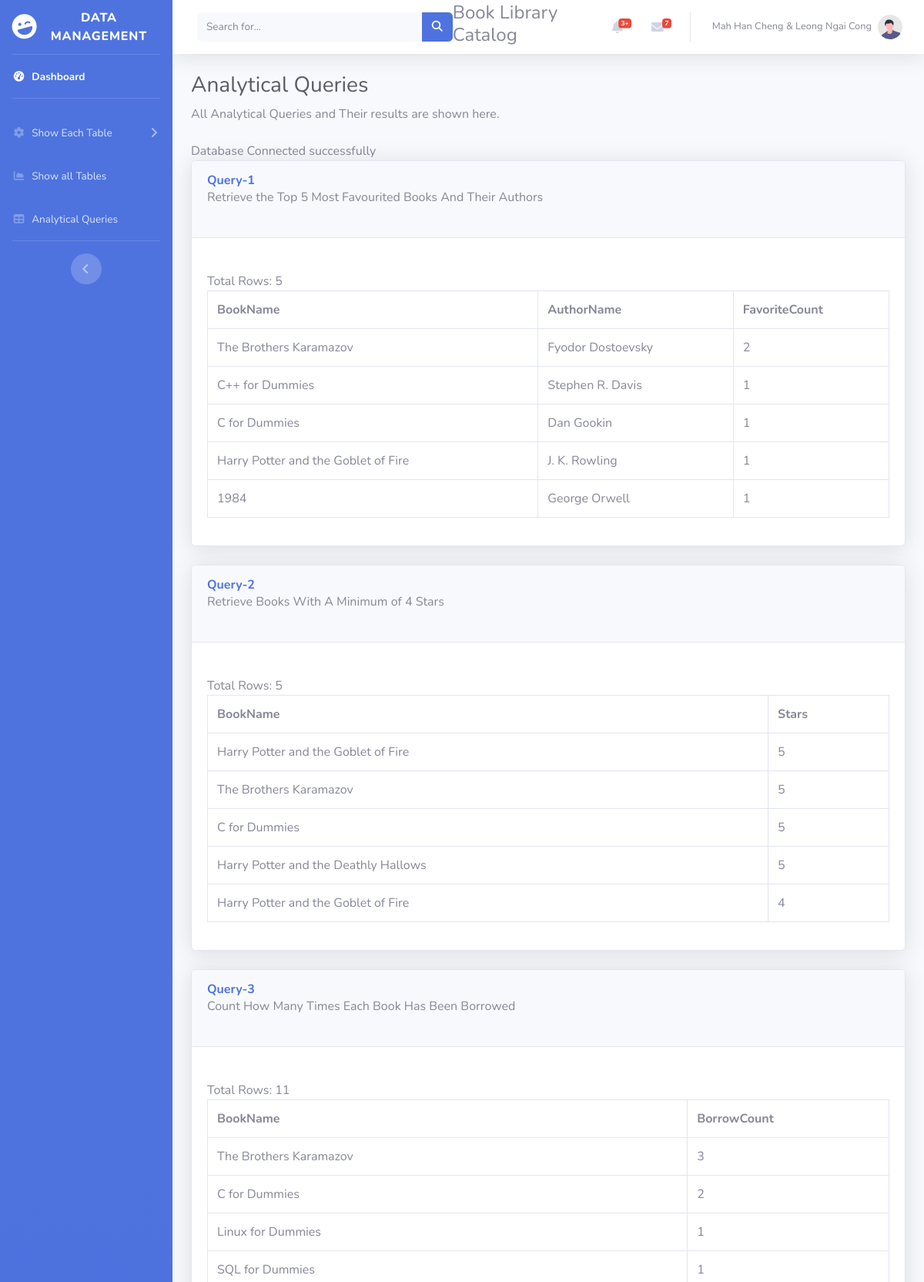
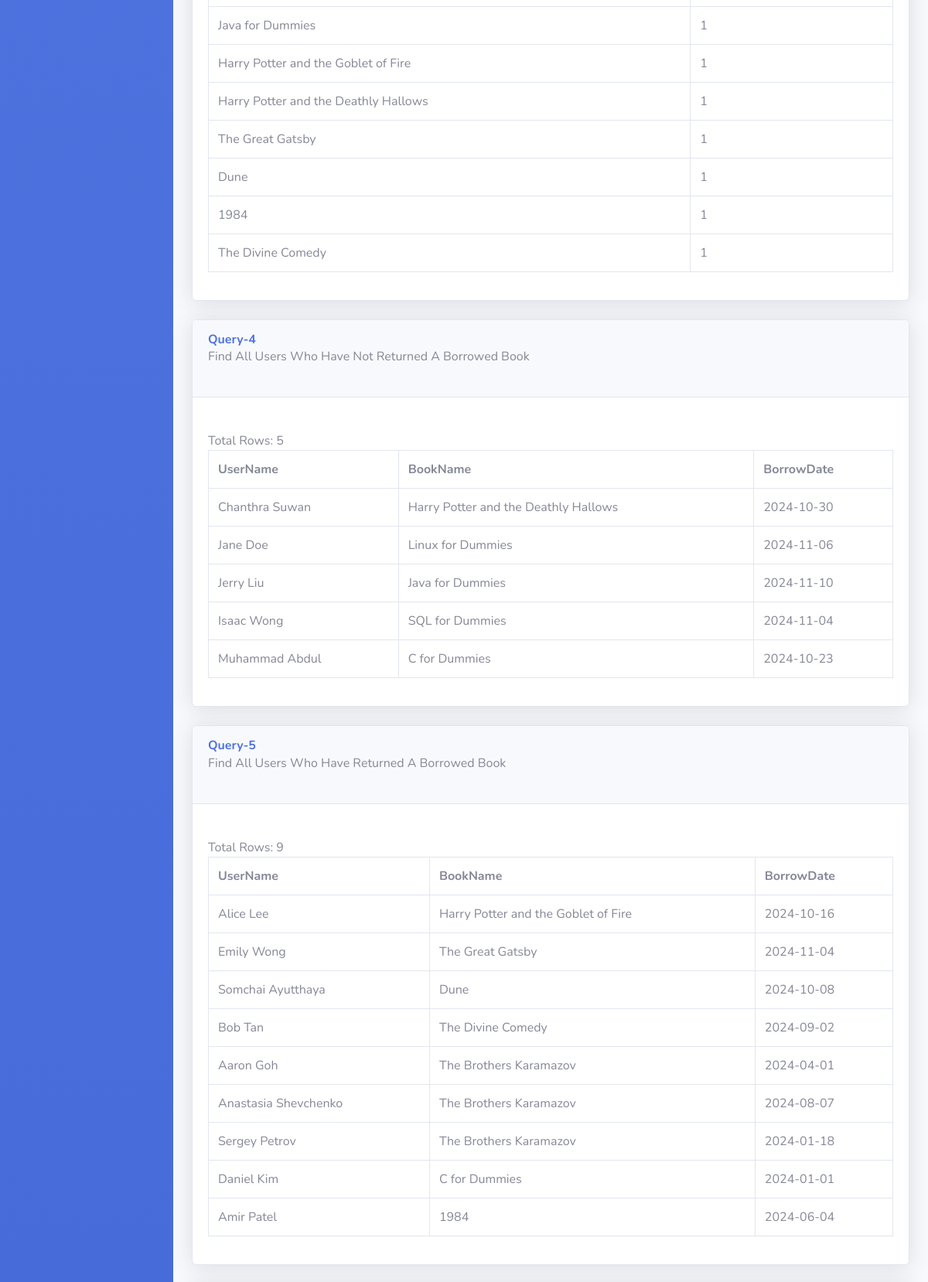
The app's page /AnalyticalQuery.php (upper part) with its own data (2 pictures, top to bottom).
### tables this page shows
CREATE TABLE `rating` (
  `RatingID` int(11) PRIMARY KEY AUTO_INCREMENT NOT NULL,
  `UserID` int(11) NOT NULL,
  `BookISBN` varchar(255) NOT NULL,
  `Stars` int(11) NOT NULL,
  `Comments` varchar(255) DEFAULT NULL,
  `DateTimeCreated` datetime NOT NULL,

  KEY `UserID` (`UserID`),
  KEY `BookISBN` (`BookISBN`),

  CONSTRAINT `rating_ibfk_1` FOREIGN KEY (`UserID`) REFERENCES `user` (`UserID`) ON DELETE CASCADE ON UPDATE CASCADE,
  CONSTRAINT `rating_ibfk_2` FOREIGN KEY (`BookISBN`) REFERENCES `book` (`BookISBN`) ON DELETE CASCADE ON UPDATE CASCADE

);

CREATE TABLE `book` (
  `BookISBN` varchar(255) PRIMARY KEY NOT NULL,
  `BookName` varchar(255) NOT NULL,
  `CoverPicture` varchar(255) NOT NULL,
  `PublishedYear` year(4) NOT NULL,
  `AuthorID` int(11) NOT NULL,
  `PageCount` int(11) NOT NULL,
  `BookDescription` varchar(255) DEFAULT NULL,
  `ReadingLink` varchar(255) DEFAULT NULL,
  `AvailableCount` int(11) NOT NULL,

  KEY `AuthorID` (`AuthorID`),

  CONSTRAINT `book_ibfk_1` FOREIGN KEY (`AuthorID`) REFERENCES `author` (`AuthorID`) ON DELETE CASCADE ON UPDATE CASCADE

);

CREATE TABLE `borrowhistory` (
  `BorrowID` int(11) PRIMARY KEY AUTO_INCREMENT NOT NULL,
  `UserID` int(11) NOT NULL,
  `BookISBN` varchar(255) NOT NULL,
  `BorrowDate` date NOT NULL,
  `ReturnDate` date DEFAULT NULL,
  `LateFees` decimal(10,2) DEFAULT NULL,

  KEY `UserID` (`UserID`),
  KEY `BookISBN` (`BookISBN`),

  CONSTRAINT `borrowhistory_ibfk_1` FOREIGN KEY (`UserID`) REFERENCES `user` (`UserID`) ON DELETE CASCADE ON UPDATE CASCADE,
  CONSTRAINT `borrowhistory_ibfk_2` FOREIGN KEY (`BookISBN`) REFERENCES `book` (`BookISBN`) ON DELETE CASCADE ON UPDATE CASCADE

);

CREATE TABLE `user` (
  `UserID` int(11) PRIMARY KEY AUTO_INCREMENT NOT NULL,
  `UserName` varchar(255) NOT NULL,
  `PasswordHash` char(64) NOT NULL,
  `UserIcon` varchar(255) NOT NULL,
  `UserPermissionLevel` int(11) NOT NULL,
  `PhoneNumber` varchar(20) NOT NULL UNIQUE,
  `UserEmail` varchar(32) NOT NULL UNIQUE

);

### AnalyticalQuery.php (the view, shortened to what this page needs)
<?php
    include 'db_connect.php';
    include 'sideBarMenu.php';
?>
                <div class="container-fluid">
                    <h1 class="h3 mb-2 text-gray-800">Analytical Queries</h1>
                    <p class="mb-4">All Analytical Queries and Their results are shown here.
                        </p>
                        <?php
                        $conn = mysqli_connect($servername, $username, $password, $dbname);
                        if (!$conn) {
                            die("Connection failed: " . mysqli_connect_error());
                        }
                        else {
                            echo "Database Connected successfully";
                        }
                        $sql = "SELECT b.BookName, a.AuthorName, COUNT(f.BookISBN) AS FavoriteCount
                        FROM favourites f
                        INNER JOIN book b ON f.BookISBN = b.BookISBN
                        JOIN author a ON b.AuthorID = a.AuthorID
                        GROUP BY f.BookISBN
                        ORDER BY FavoriteCount DESC
                        LIMIT 5;";
                        $queryTitle = "Query-1";
                        $queryDescription = "Retrieve the Top 5 Most Favourited Books And Their Authors";
                        generate_table($conn, $sql, $queryTitle, $queryDescription);
                        $sql = "SELECT b.BookName, r.Stars
                        FROM rating r
                        LEFT JOIN book b ON r.BookISBN = b.BookISBN
                        WHERE r.Stars >= 4";
                        $queryTitle = "Query-2";
                        $queryDescription = "Retrieve Books With A Minimum of 4 Stars";
                        generate_table($conn, $sql, $queryTitle, $queryDescription);
                        $sql = "SELECT b.BookName, COUNT(bh.BorrowID) AS BorrowCount
                        FROM book b
                        INNER JOIN borrowhistory bh ON b.BookISBN = bh.BookISBN
                        GROUP BY b.BookISBN
                        ORDER BY BorrowCount DESC;";
                        $queryTitle = "Query-3";
                        $queryDescription = "Count How Many Times Each Book Has Been Borrowed";
                        generate_table($conn, $sql, $queryTitle, $queryDescription);
                        $sql = "SELECT u.UserName, b.BookName, bh.BorrowDate
                        FROM borrowhistory bh
                        JOIN user u ON bh.UserID = u.UserID
                        JOIN book b ON bh.BookISBN = b.BookISBN
                        WHERE bh.ReturnDate IS NULL;";
                        $queryTitle = "Query-4";
                        $queryDescription = "Find All Users Who Have Not Returned A Borrowed Book";
                        generate_table($conn, $sql, $queryTitle, $queryDescription);
                        $sql = "SELECT u.UserName, b.BookName, bh.BorrowDate
                        FROM borrowhistory bh
                        JOIN user u ON bh.UserID = u.UserID
                        JOIN book b ON bh.BookISBN = b.BookISBN
                        WHERE bh.ReturnDate IS NOT NULL;";
                        $queryTitle = "Query-5";
                        $queryDescription = "Find All Users Who Have Returned A Borrowed Book";
                        generate_table($conn, $sql, $queryTitle, $queryDescription);
                        ?>
                </div>
<?php
include 'footer.php';
?>
<?php
function generate_table($conn, $sql, $queryTitle, $queryDescription) {
    echo '<div class="card shadow mb-4">
            <div class="card-header py-3">
                <h6 class="m-0 font-weight-bold text-primary">' . $queryTitle . '</h6>
                <p class="mb-4">' . $queryDescription . '</p>
            </div>
            <div class="card-body">
                <div class="table-responsive">';
    $result = mysqli_query($conn, $sql);
    echo "<br> Total Rows: " . mysqli_num_rows($result);
    if (mysqli_num_rows($result) > 0) {
        echo "<table border='1' class='table table-bordered' id='dataTable' width='100%' cellspacing='0'>";
        echo "<tr>";
        $firstRow = mysqli_fetch_assoc($result);
        foreach ($firstRow as $columnName => $value) {
            echo "<th>" . htmlspecialchars($columnName) . "</th>";
        }
        echo "</tr>";
        mysqli_data_seek($result, 0);
        while ($row = mysqli_fetch_assoc($result)) {
            echo "<tr>";
            foreach ($row as $columnValue) {
                echo "<td>" . htmlspecialchars($columnValue) . "</td>";
            }
            echo "</tr>";
        }
        echo "</table>";
    } else {
        echo "0 results";
    }
    echo '    </div>
            </div>
        </div>';
}
?>

### records on screen
rating: BookISBN.BookName "Harry Potter and the Goblet of Fire", Stars "5"
rating: BookISBN.BookName "The Brothers Karamazov", Stars "5"
rating: BookISBN.BookName "C for Dummies", Stars "5"
rating: BookISBN.BookName "Harry Potter and the Deathly Hallows", Stars "5"
rating: BookISBN.BookName "Harry Potter and the Goblet of Fire", Stars "4"
borrowhistory: UserID.UserName "Chanthra Suwan", BookISBN.BookName "Harry Potter and the Deathly Hallows", BorrowDate "2024-10-30"
borrowhistory: UserID.UserName "Jane Doe", BookISBN.BookName "Linux for Dummies", BorrowDate "2024-11-06"
borrowhistory: UserID.UserName "Jerry Liu", BookISBN.BookName "Java for Dummies", BorrowDate "2024-11-10"
borrowhistory: UserID.UserName "Isaac Wong", BookISBN.BookName "SQL for Dummies", BorrowDate "2024-11-04"
borrowhistory: UserID.UserName "Muhammad Abdul", BookISBN.BookName "C for Dummies", BorrowDate "2024-10-23"
borrowhistory: UserID.UserName "Alice Lee", BookISBN.BookName "Harry Potter and the Goblet of Fire", BorrowDate "2024-10-16"
borrowhistory: UserID.UserName "Emily Wong", BookISBN.BookName "The Great Gatsby", BorrowDate "2024-11-04"
borrowhistory: UserID.UserName "Somchai Ayutthaya", BookISBN.BookName "Dune", BorrowDate "2024-10-08"
borrowhistory: UserID.UserName "Bob Tan", BookISBN.BookName "The Divine Comedy", BorrowDate "2024-09-02"
borrowhistory: UserID.UserName "Aaron Goh", BookISBN.BookName "The Brothers Karamazov", BorrowDate "2024-04-01"
borrowhistory: UserID.UserName "Anastasia Shevchenko", BookISBN.BookName "The Brothers Karamazov", BorrowDate "2024-08-07"
borrowhistory: UserID.UserName "Sergey Petrov", BookISBN.BookName "The Brothers Karamazov", BorrowDate "2024-01-18"
borrowhistory: UserID.UserName "Daniel Kim", BookISBN.BookName "C for Dummies", BorrowDate "2024-01-01"
borrowhistory: UserID.UserName "Amir Patel", BookISBN.BookName "1984", BorrowDate "2024-06-04"

### other values on screen
$queryTitle "Query-1 Query-2 Query-3 Query-4 Query-5"
mysqli_num_rows($result) "5 5 11 5 9"
$columnName "BookName"
$columnName "AuthorName"
$columnName "FavoriteCount"
$columnValue "The Brothers Karamazov"
$columnValue "Fyodor Dostoevsky"
$columnValue "2"
$columnValue "C++ for Dummies"
$columnValue "Stephen R. Davis"
$columnValue "1"
$columnValue "C for Dummies"
$columnValue "Dan Gookin"
$columnValue "Harry Potter and the Goblet of Fire"
$columnValue "J. K. Rowling"
